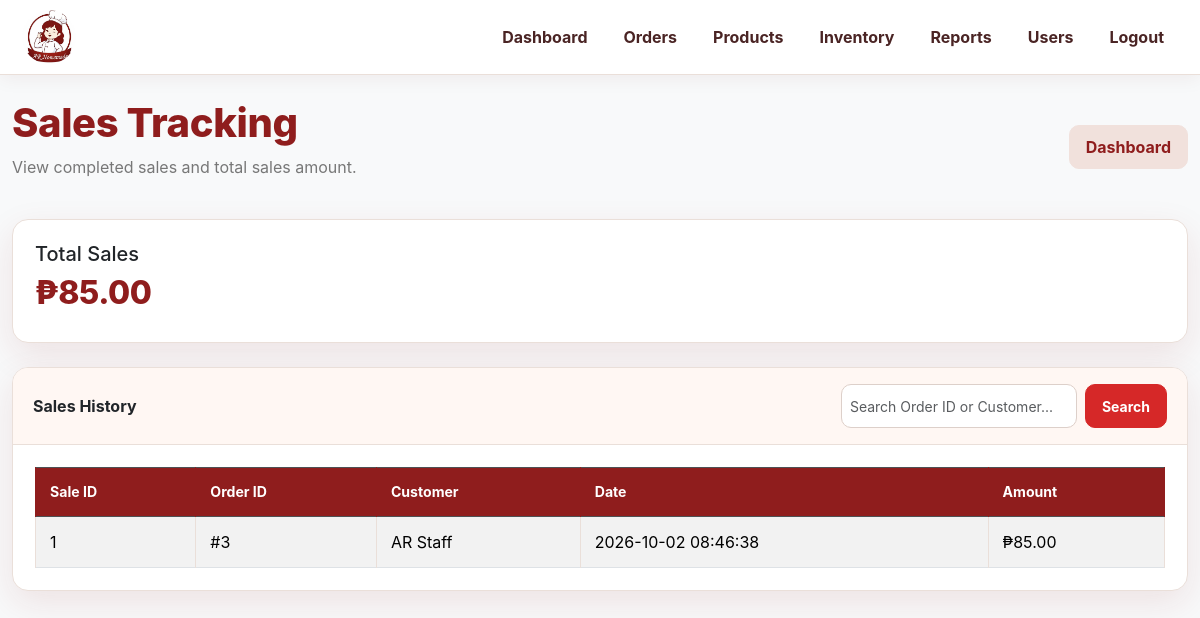
/sales.php (signed in), run on the app's committed database.
### tables this page shows
CREATE TABLE `sales` (
  `id` int(10) UNSIGNED NOT NULL,
  `order_id` int(10) UNSIGNED NOT NULL,
  `amount` decimal(10,2) NOT NULL DEFAULT 0.00,
  `sale_date` timestamp NOT NULL DEFAULT current_timestamp()
);

CREATE TABLE `users` (
  `id` int(10) UNSIGNED NOT NULL,
  `username` varchar(100) NOT NULL,
  `password` varchar(255) NOT NULL,
  `fullname` varchar(150) NOT NULL,
  `role` enum('Administrator','Staff') NOT NULL DEFAULT 'Staff',
  `created_at` timestamp NOT NULL DEFAULT current_timestamp()
);

### sales.php (the view, shortened to what this page needs)
<?php
require_once "db.php";
$sales_query = "
    SELECT
        s.id,
        s.order_id,
        u.fullname,
        s.sale_date,
        s.amount
    FROM sales s
    LEFT JOIN orders o ON s.order_id = o.id
    LEFT JOIN users u ON o.user_id = u.id
    ORDER BY s.id DESC
";
$sales_result = $conn->query($sales_query);
$total_sales_query = "
    SELECT COALESCE(SUM(amount), 0) AS total_sales
    FROM sales
";
$total_sales_result = $conn->query($total_sales_query);
$total_sales = $total_sales_result->fetch_assoc()['total_sales'];
?>
<!DOCTYPE html>
<html lang="en">
<head>
    <link
        href="https://cdn.jsdelivr.net/npm/bootstrap@5.3.3/dist/css/bootstrap.min.css"
        rel="stylesheet"
    >
    <link rel="stylesheet" href="style.css">
</head>
<body class="bg-light">
<div class="topbar">
    <div class="navbar-inner">
        <a href="index.php" class="logo"><img src="images/ar_logo.png" alt="AR Homemade"></a>
        <div class="nav-links">
            <a href="index.php">Dashboard</a>
            <a href="orders.php">Orders</a>
            <a href="products.php">Products</a>
            <a href="inventory.php">Inventory</a>
            <a href="reports.php">Reports</a>
            <a href="users.php">Users</a>
            <a href="logout.php">Logout</a>
        </div>
    </div>
</div>
<div class="container mt-4">
    <div class="d-flex justify-content-between align-items-center mb-4">
        <div>
            <h1>Sales Tracking</h1>
            <p class="text-muted">
                View completed sales and total sales amount.
            </p>
        </div>
        <a
            href="index.php"
            class="btn btn-secondary"
        >
            Dashboard
        </a>
    </div>
    <div class="card mb-4">
        <div class="card-body">
            <h5 class="card-title">
                Total Sales
            </h5>
            <h2>
                ₱<?php echo number_format($total_sales, 2); ?>
            </h2>
        </div>
    </div>
    <div class="card">
        <div class="card-header">
    <div class="d-flex justify-content-between align-items-center">
        <strong>Sales History</strong>
        <form method="GET" class="d-flex">
            <input
                type="text"
                name="search"
                class="form-control form-control-sm me-2"
                placeholder="Search Order ID or Customer..."
                value="<?php echo isset($_GET['search']) ? htmlspecialchars($_GET['search']) : ''; ?>"
            >
            <button type="submit" class="btn btn-primary btn-sm">
                Search
            </button>
        </form>
    </div>
</div>
        <div class="card-body">
            <div class="table-responsive">
                <table class="table table-bordered table-striped">
                    <thead class="table-dark">
                        <tr>
                            <th>Sale ID</th>
                            <th>Order ID</th>
                            <th>Customer</th>
                            <th>Date</th>
                            <th>Amount</th>
                        </tr>
                    </thead>
                    <tbody>
                    <?php if ($sales_result->num_rows > 0): ?>
                        <?php while ($row = $sales_result->fetch_assoc()): ?>
                            <tr>
                                <td>
                                    <?php echo $row['id']; ?>
                                </td>
                                <td>
                                    #<?php echo $row['order_id']; ?>
                                </td>
                                <td>
                                    <?php echo htmlspecialchars($row['fullname']); ?>
                                </td>
                                <td>
                                    <?php echo $row['sale_date']; ?>
                                </td>
                                <td>
                                    ₱<?php echo number_format($row['amount'], 2); ?>
                                </td>
                            </tr>
                        <?php endwhile; ?>
                    <?php endif; ?>
                    </tbody>
                </table>
            </div>
        </div>
    </div>
</div>
</body>
</html>

### style.css (style rules this page uses)
:root { --primary: #d62828; --primary-dark: #8f1d1d; --accent: #b71c1c; --cream: #faf7f4; --surface: #ffffff; --text: #2b1b18; --muted: #777777; --border: #eadfd9; --success: #2f7d5a; --danger: #b71c1c; --shadow: 0 12px 35px rgba(143, 29, 29, 0.10); --radius: 16px; }
* { box-sizing: border-box; }
body { background: var(--cream) !important; color: var(--text); font-family: Inter, "Segoe UI", Arial, sans-serif !important; }
.topbar { background: rgba(255, 255, 255, 0.94) !important; border-bottom: 1px solid var(--border) !important; box-shadow: 0 4px 18px rgba(80, 20, 20, 0.06); backdrop-filter: blur(14px); }
.navbar-inner { max-width: 1240px !important; min-height: 72px; padding: 10px 22px !important; }
.logo { display: flex !important; align-items: center; line-height: 0; }
.logo img { width: auto !important; height: 54px !important; max-width: 180px !important; object-fit: contain !important; border: 0 !important; border-radius: 50%; display: block; }
.nav-links { gap: 8px !important; flex-wrap: wrap; }
.nav-links a { color: #4a2424 !important; padding: 10px 14px !important; border-radius: 10px !important; font-weight: 700 !important; text-decoration: none !important; transition: all .2s ease; }
.container { max-width: 1240px; }
.card { border: 1px solid var(--border) !important; border-radius: var(--radius) !important; box-shadow: var(--shadow) !important; overflow: hidden; }
.card-header { background: #fff7f3 !important; border-bottom: 1px solid var(--border) !important; padding: 16px 20px !important; }
.card-body { padding: 22px !important; }
.page-header h1, .container h1, .container h2 { color: var(--primary-dark); font-weight: 800; letter-spacing: -.4px; }
.text-muted { color: var(--muted) !important; }
.btn { border-radius: 10px !important; font-weight: 700 !important; padding: 9px 16px !important; transition: all .2s ease; }
.btn-primary, .btn-success { background: var(--primary) !important; border-color: var(--primary) !important; }
.btn-secondary { background: #f1e1dc !important; border-color: #f1e1dc !important; color: var(--primary-dark) !important; }
.form-control, .form-select { border: 1px solid #ddd0ca !important; border-radius: 10px !important; min-height: 44px; }
.table { margin-bottom: 0; vertical-align: middle; }
.table thead th { background: var(--primary-dark) !important; color: #fff !important; border-color: var(--primary-dark) !important; font-size: .88rem; white-space: nowrap; }
.table td, .table th { padding: 13px 14px; border-color: var(--border); }

### sales.php (style rules this page uses)
.topbar { background: white; border-bottom: 1px solid #e5e5e5; position: sticky; top: 0; z-index: 1000; }
.navbar-inner { max-width: 1200px; margin: auto; padding: 15px 20px; display: flex; align-items: center; justify-content: space-between; }
.logo { font-size: 25px; font-weight: 800; color: #d62828; text-decoration: none; }
.nav-links { display: flex; align-items: center; gap: 25px; }
.nav-links a { text-decoration: none; color: #333; font-weight: 600; }

### data on the page
sales: id "1", order "3", users.fullname "AR Staff", sale_date "2026-10-02 08:46:38", amount "85.00"

### other printed values
$total_sales "85.00"
